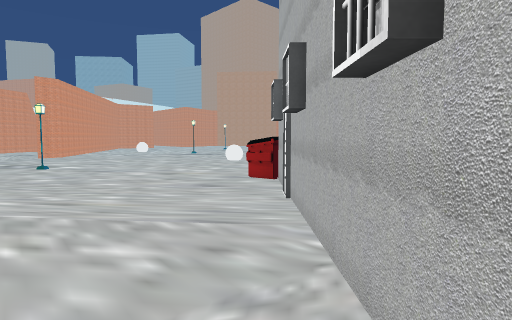
[1] (above)

16 first-person views from a walk through a scene from a Unity 3-D project. The camera is 1.3 m above the floor, tilts 4° down and sees 75° across. The floor is counted in squares, 1 m on a side. Each view is taken from the middle of a square. On the plan, view 1 faces up. The plan holds only what a view shows up to about 14 squares ahead; the rest is blank. The place goes on beyond the plan. Some animated figures are not drawn. Some surface patterns are stand-ins.

[2]
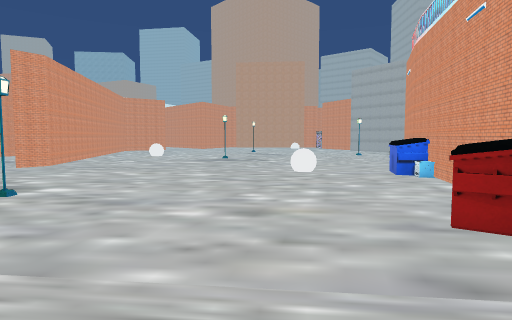

[3]
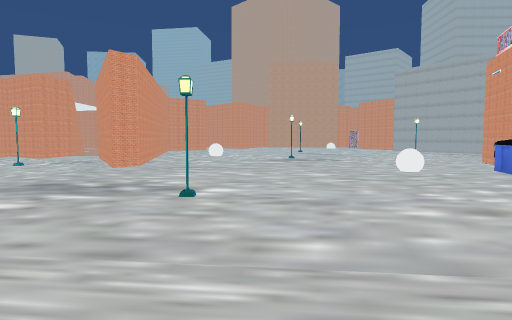

[4]
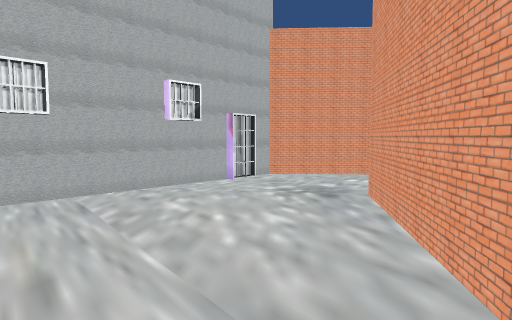

[5]
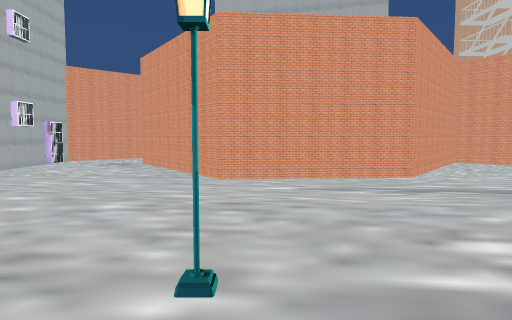

[6]
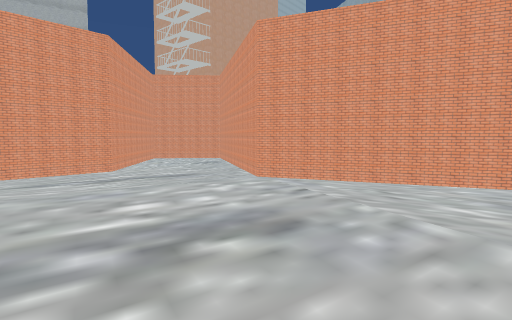

[7]
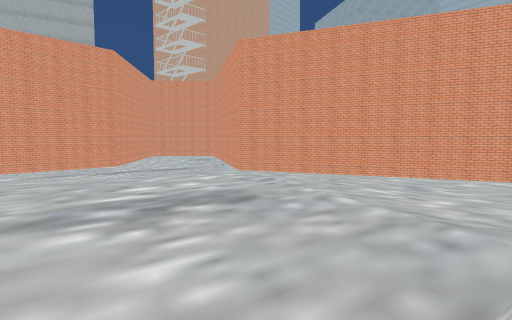

[8]
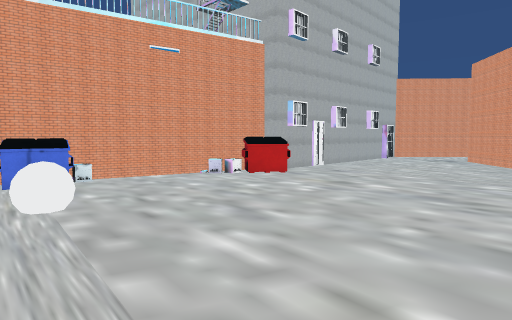

[9]
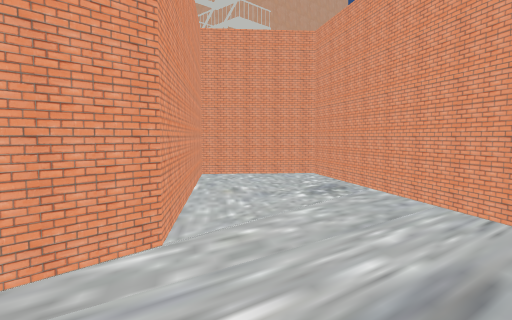

[10]
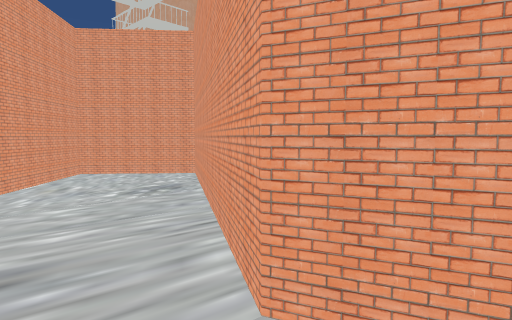

[11]
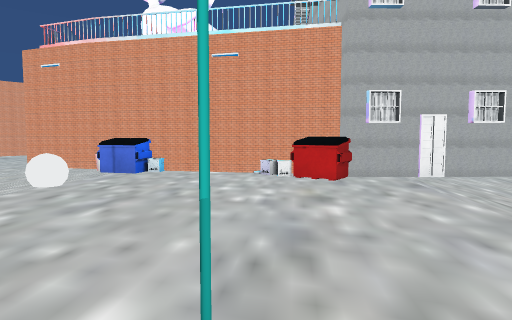

[12]
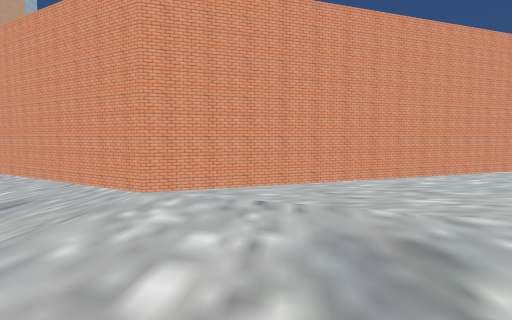

[13]
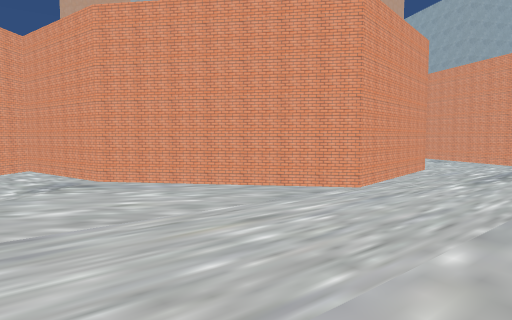

[14]
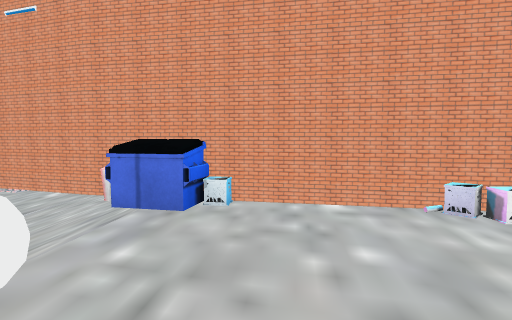

[15]
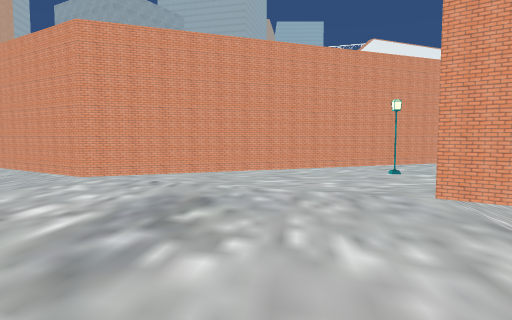

[16]
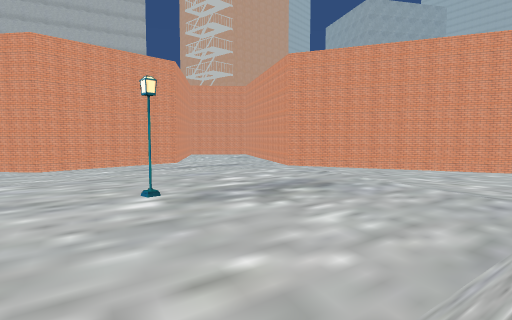

### Floor plan
Points are (right, up) in squares from view 1. A wall is a line through its corners. A room is listed if a view was taken in it or the views show most of it. See-through windows are left out.
Room 1 (views 1, 2, 3, 4, 5, 6, 7, 8, 9, 10, 11, 12, 13, 14, 15, 16)
walls: (-12.4, 20.6) (-13, 19.8); (1.8, 12.3) (2.3, 14.7); (2.9, 17.4) (3.2, 18.6); (0.9, 0.3) (0.7, 10.1) (1.5, 10.1); (-20.6, 20.6) (-16.7, 10.4) (-21.9, 2) (-18.9, -0.5) (-14, 5.4) (-7.9, 5.9) (-3.6, 0) (-2.9, -4.6); (0.6, -0.7) (0.6, 0.4); (-2.4, -4.6) (0.9, -1.6) (0.9, -0.2)
objects: streetlight (-8, 13); dumpster (0, 11) to (1, 11); other object (2, 10) to (2, 11); other object (2, 12); dumpster (2, 17) to (2, 18); other object (3, 14) to (3, 15); other object (3, 16) to (3, 17); bin (3, 19); other object (4, 19) to (4, 20)

Positions as (right, up) in squares from view 1, and headings:
1: (0, 0), facing up
2: (-3, 6), facing up
3: (-7, 6), facing up
4: (-7, 7), facing down-right
5: (-9, 16), facing down
6: (-9, 18), facing down-left
7: (-8, 20), facing down-left
8: (-8, 20), facing down-right
9: (-12, 9), facing down-left
10: (-15, 12), facing down-left
11: (-10, 13), facing right
12: (-9, 13), facing left
13: (0, 10), facing down-left
14: (-4, 16), facing right
15: (-6, 16), facing left
16: (-5, 20), facing down-left
